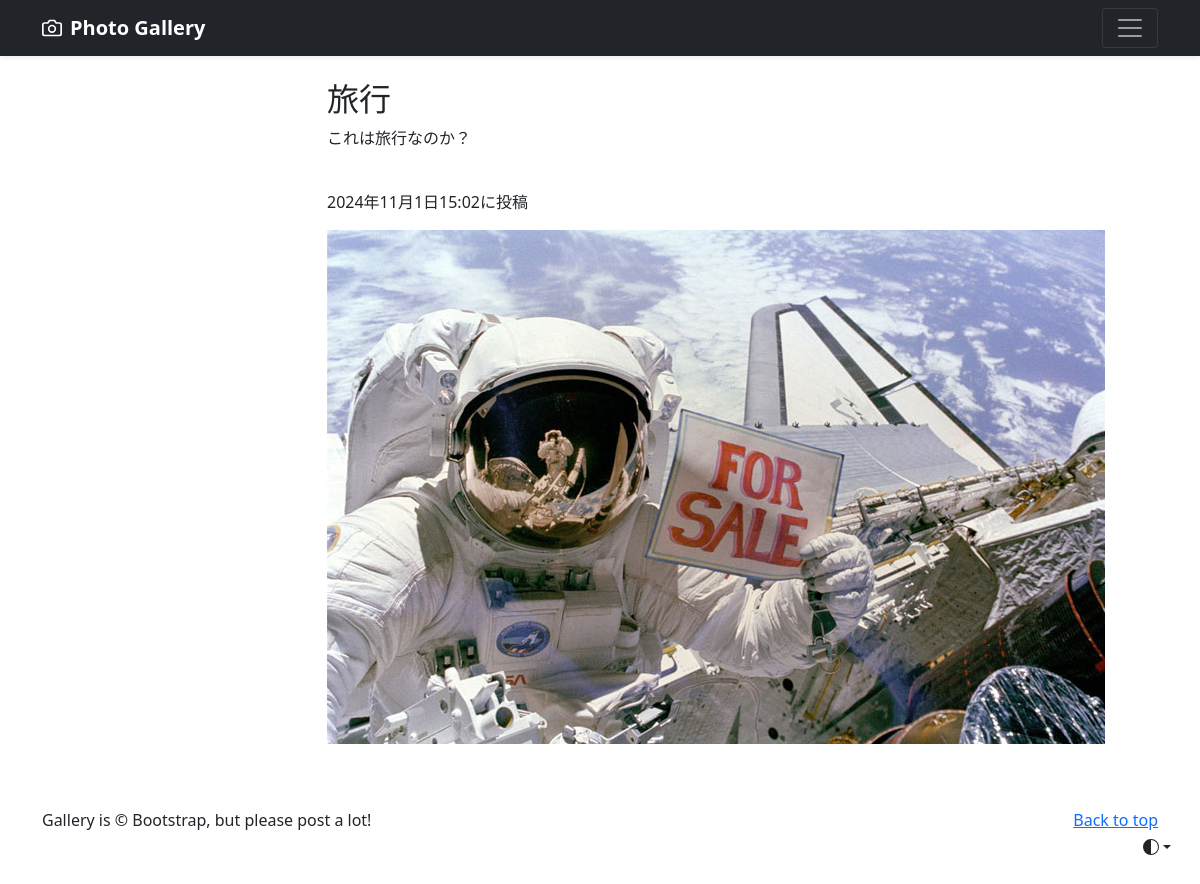
/photo-detail/3 (signed in), run on the app's committed database.
### photo/models.py (models this page shows, shortened)
class PhotoPost(models.Model):
    user = models.ForeignKey(
        CustomUser,
        verbose_name='ユーザー',
        on_delete=models.CASCADE
        )
    category = models.ForeignKey(
        Category,
        verbose_name='カテゴリ',
        on_delete=models.PROTECT
        )
    title = models.CharField(
        verbose_name='タイトル',
        max_length=200
        )
    comment = models.TextField(
        verbose_name='コメント'
        )
    image1 = models.ImageField(
        verbose_name='イメージ1',
        upload_to= 'photos'
        )
    image2 = models.ImageField(
        verbose_name='イメージ2',
        upload_to= 'photos',
        blank=True,
        null=True
        )
    posted_at = models.DateTimeField(
        verbose_name='投稿日時',
        auto_now_add=True
        )

### photo/views.py (the view)
class DetailView(DetailView):
    template_name = 'detail.html'
    model = PhotoPost

### photo/templates/detail.html (shortened to what this page needs)
{% extends 'base.html' %}
    {% block contents %}
    <br>
    <div class="container">
        <div class="row">
            <div class="col offset-3">
                <h2>{{ object.title }}</h2>
                <p>{{ object.comment }}</p>
                <br>
                <p>{{ object.posted_at }}に投稿</p>
                <p><img src="{{ object.image1.url }}"></img></P>
            </div>
        </div>
    </div>
    {% endblock %}

### data on the page
PhotoPost: title "旅行", comment "これは旅行なのか？", posted_at "2024年11月1日15:02", image1 (picture)
